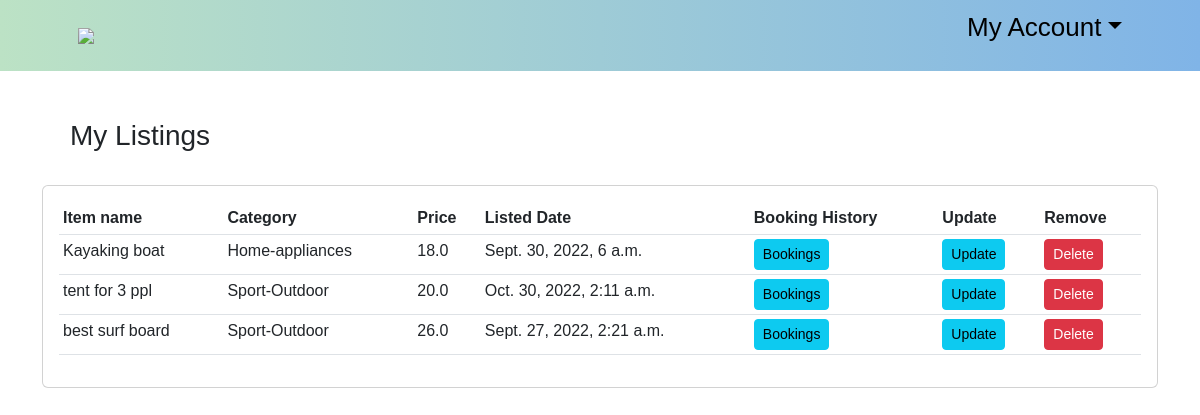
The app's page /my-items/2/ (signed in) with its own data.
### ecommerce/models.py (models this page shows, shortened)
class Product(models.Model):
    CATEGORY = (
                ('Sport-Outdoor', 'Sport & Outdoor'),
                ('Drones-cameras', 'Drones & cameras'),
                ('Electronics', 'Electronics'),
                ('Home-appliances', 'Home appliances'),
                ('Musical-equipments', 'Musical equipments'),
                ('Accessories','Accessories'),
                )
    customer = models.ForeignKey(Customer, null=True, on_delete=models.SET_NULL)
    name = models.CharField(max_length=200, null=True)
    price = models.FloatField(null=True)
    category = models.CharField(max_length=200, null=True,choices=CATEGORY)
    description = models.CharField(max_length=200, null=True, blank=True)
    date_created= models.DateTimeField(auto_now_add=True, null=True)
    available_from = models.DateTimeField(null=True)
    available_to = models.DateTimeField(null=True)
    item_pic = models.ImageField( null=True)
    item_pic_2 = models.ImageField(null=True, blank=True)
    item_pic_3 = models.ImageField(null=True, blank=True)
    item_pic_4 = models.ImageField(null=True, blank=True)

### ecommerce/views.py (the view)
# urls.py: path('my-items/<str:pk>/', views.myitem, name='myitem'),
@login_required(login_url='login')
def myitem(request, pk):
    customer = Customer.objects.get(id=pk)
    form = ProductForm(instance=customer)
    products = Product.objects.all()
    context = {'form':form, 'customer':customer,'products':products}
    return render(request, 'my_item.html', context)

### templates/my_item.html
<!DOCTYPE html>
{% extends 'old/main.html' %}
{% load static%}
{% load crispy_forms_tags %}
	{% block content %}
			<br><br><h3>&emsp;My Listings </h3><br>
			<div class="card card-body" style="overflow-y:auto; ">
				<table class="table table-sm">
					<tr>
						<th>Item name</th>
						<th>Category</th>
						<th>Price</th>
						<th>Listed Date</th>
						<th>Booking History</th>
						<th>Update</th>
						<th>Remove</th>
					</tr>
					{% for i in products %}
						{% if i.customer == request.user.customer %}
							<tr>
								<td>{{ i.name }}</td>
								<td>{{ i.category }}</td>
								<td>{{ i.price }}</td>
								<td>{{ i.available_to }}</td>
								<td><a  class = "btn btn-sm btn-info" href="{%url 'mybookeditems' i.id  %}">Bookings</a></td>
								<td><a  class = "btn btn-sm btn-info" href="{% url 'updateitem' i.id%}">Update</a></td>
								<td><a  class = "btn btn-sm btn-danger" href="#">Delete</a></td>
							</tr>
						{%endif%}
					{% endfor %}
				</table>
			</div>
	{% endblock content %}

### static/cssivy/main.css (style rules this page uses)
body { background-color : white; }

### templates/old/main.html (style rules this page uses)
body { font-family: 'Poppins', sans-serif; }

### records on screen
Product: name "Kayaking boat", category "Home-appliances", price "18.0", available_to "Sept. 30, 2022, 6 a.m."
Product: name "tent for 3 ppl", category "Sport-Outdoor", price "20.0", available_to "Oct. 30, 2022, 2:11 a.m."
Product: name "best surf board", category "Sport-Outdoor", price "26.0", available_to "Sept. 27, 2022, 2:21 a.m."
